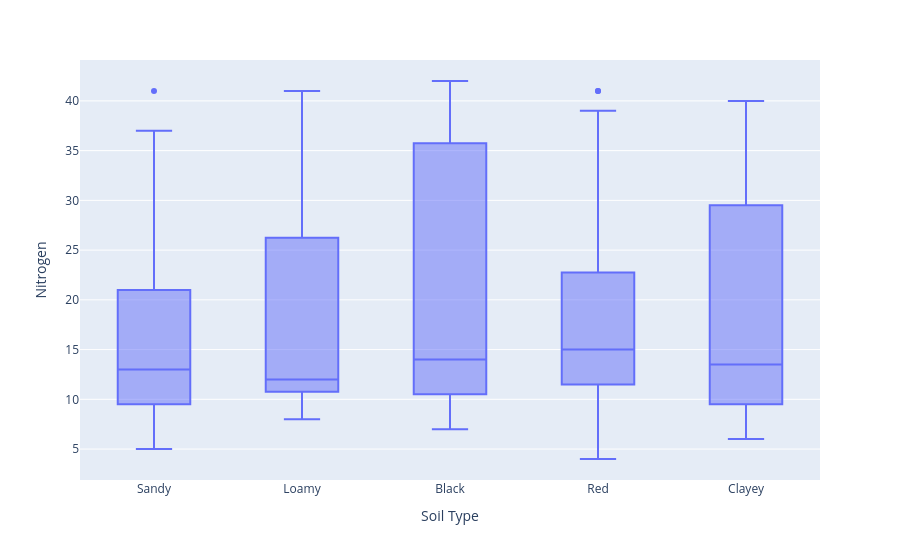

The notebook cell saved with this chart:
### Code cell
#faire le graphique de visualisation des données 
fig = px.box(df, x="Soil Type", y="Nitrogen")
fig.show()

### Figure 1 — Plotly figure (JSON) as saved in the notebook; plotly's stock layout.template omitted (floating-point values rounded to 4 significant figures)
{"data": [{"alignmentgroup": "True", "hovertemplate": "Soil Type=%{x}<br>Nitrogen=%{y}<extra></extra>", "legendgroup": "", "marker": {"color": "#636efa"}, "name": "", "notched": false, "offsetgroup": "", "orientation": "v", "showlegend": false, "type": "box", "x": ["Sandy", "Loamy", "Black", "Red", "Clayey", "Sandy", "Red", "Loamy", "Sandy", "Black", "Clayey", "Sandy", "Loamy", "Clayey", "Red", "Black", "Clayey", "Sandy", "Black", "Loamy", "Sandy", "Loamy", "Red", "Black", "Clayey", "Sandy", "Red", "Loamy", "Black", "Clayey", "Red", "Loamy", "Clayey", "Sandy", "Loamy", "Black", "Loamy", "Clayey", "Red", "Sandy", "Clayey", "Loamy", "Red", "Black", "Sandy", "Loamy", "Black", "Clayey", "Red", "Sandy", "Red", "Black", "Clayey", "Sandy", "Red", "Black", "Loamy", "Sandy", "Loamy", "Red", "Clayey", "Loamy", "Black", "Sandy", "Black", "Red", "Black", "Loamy", "Clayey", "Sandy", "Clayey", "Red", "Loamy", "Black", "Red", "Clayey", "Sandy", "Loamy", "Clayey", "Red", "Clayey", "Sandy", "Black", "Loamy", "Sandy", "Clayey", "Red", "Black", "Loamy", "Loamy", "Black", "Clayey", "Red", "Sandy", "Clayey", "Red", "Loamy", "Sandy", "Black"], "x0": " ", "xaxis": "x", "y": [37, 12, 7, 22, 35, 12, 9, 41, 21, 9, 13, 14, 36, 24, 14, 10, 38, 21, 39, 13, 10, 12, 11, 36, 13, 23, 9, 38, 12, 14, 24, 12, 39, 7, 23, 41, 8, 12, 15, 15, 13, 10, 22, 35, 10, 8, 12, 24, 41, 5, 23, 13, 40, 12, 11, 23, 38, 8, 11, 15, 36, 13, 24, 5, 37, 15, 9, 8, 6, 10, 21, 39, 23, 42, 13, 9, 22, 10, 7, 14, 10, 41, 14, 11, 21, 8, 13, 35, 12, 11, 8, 6, 41, 9, 24, 4, 39, 15, 12], "y0": " ", "yaxis": "y"}], "layout": {"boxmode": "group", "legend": {"tracegroupgap": 0}, "margin": {"t": 60}, "xaxis": {"anchor": "y", "domain": [0, 1], "title": {"text": "Soil Type"}}, "yaxis": {"anchor": "x", "domain": [0, 1], "title": {"text": "Nitrogen"}}}}
